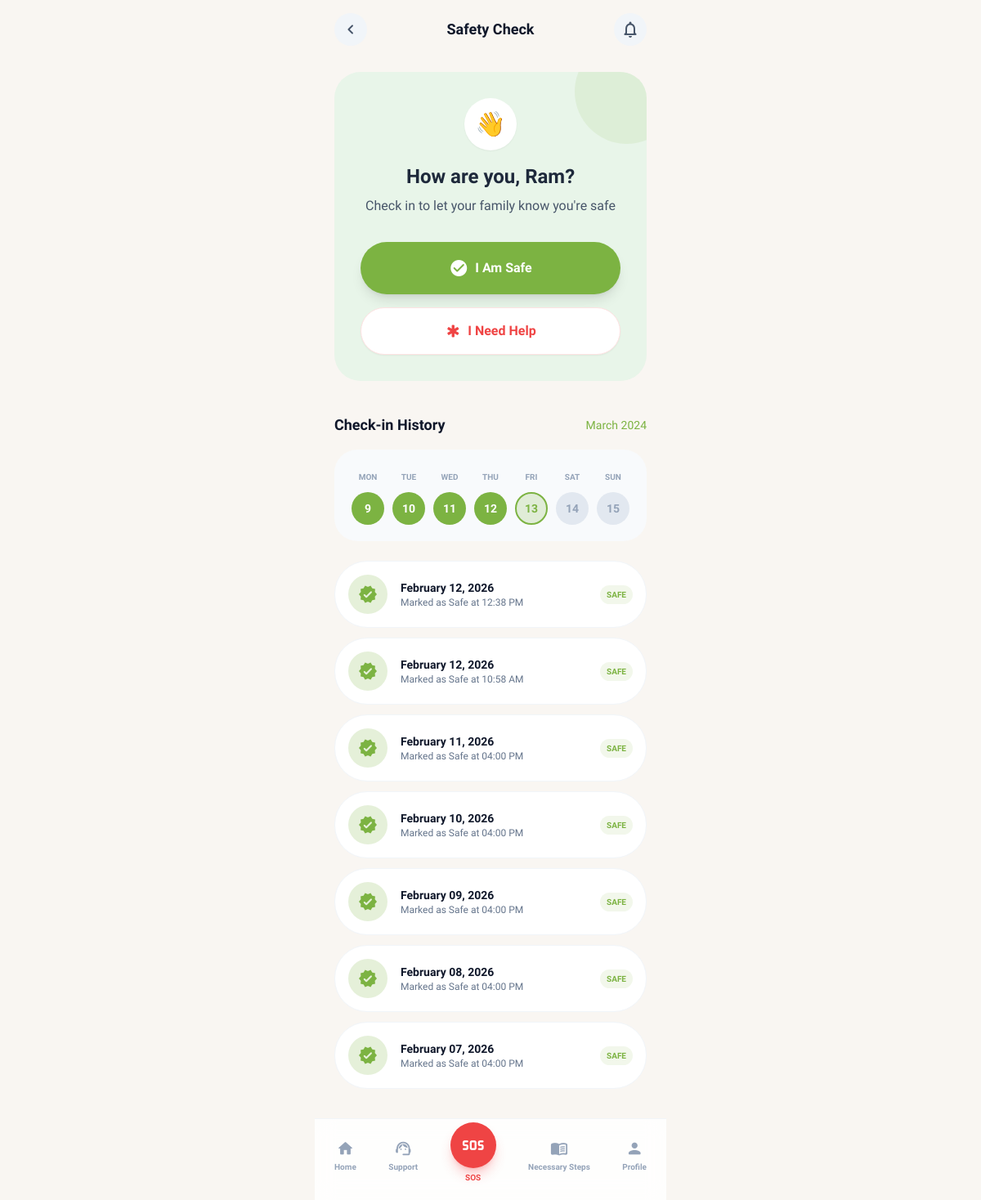
Page /daily-check-in/ (signed in) on the earlier database version.
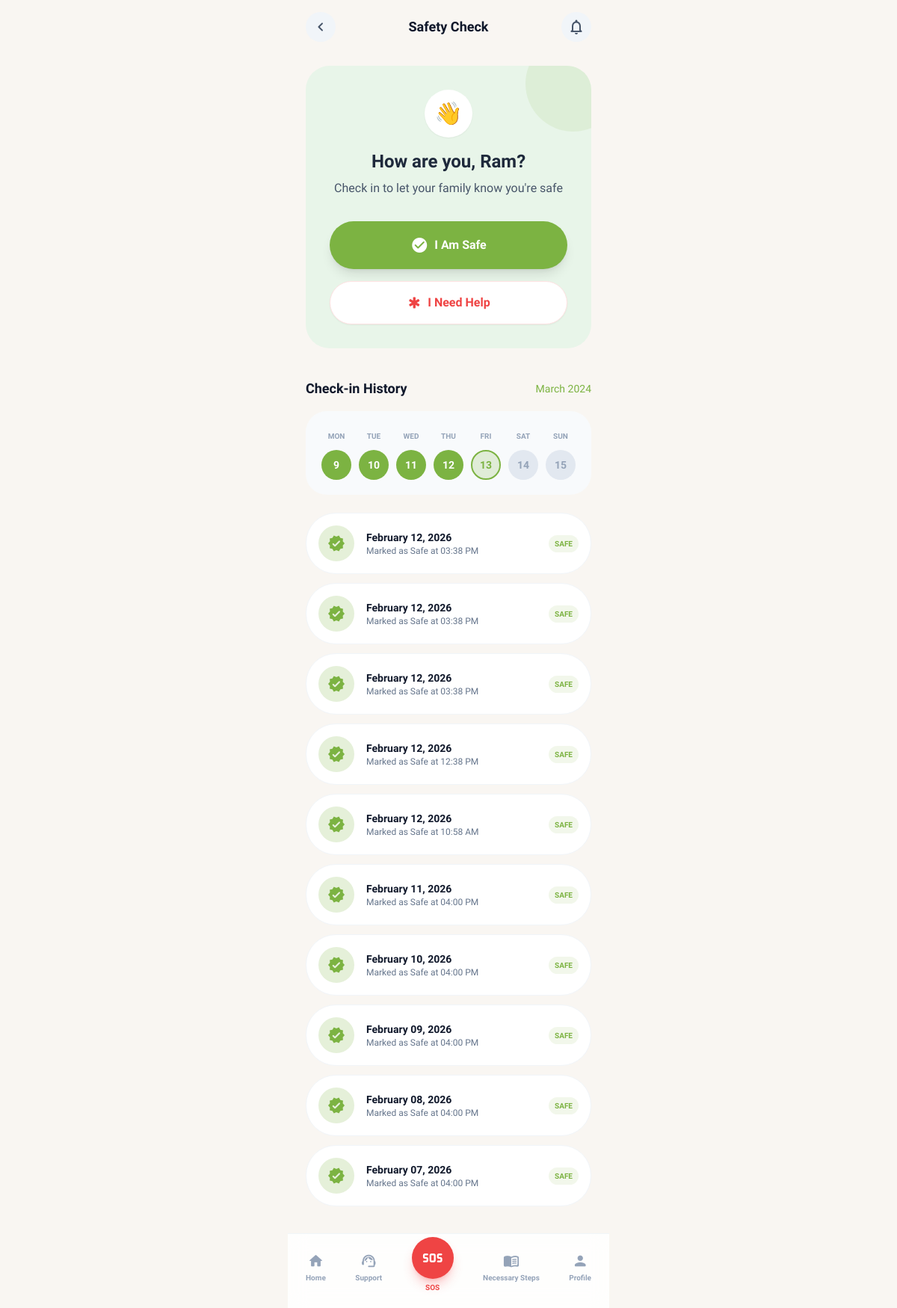
Same page on the later database version.
### main/models.py (models this page shows, shortened)
class SafetyCheckIn(models.Model):
    class Status(models.TextChoices):
        SAFE = 'safe', 'Safe'
        NEED_HELP = 'need_help', 'Need Help'
    user = models.ForeignKey(
        settings.AUTH_USER_MODEL,
        on_delete=models.CASCADE,
        related_name='safety_checkins',
    )
    status = models.CharField(max_length=10, choices=Status.choices, default=Status.SAFE)
    checked_in_at = models.DateTimeField(default=timezone.now)
    note = models.TextField(blank=True)
    class Meta:
        ordering = ['-checked_in_at']
        get_latest_by = 'checked_in_at'

### main/views.py (the view, shortened to what this page needs)
# urls.py: path('daily-check-in/', views.daily_safety_check_in, name='daily_safety_check_in'),
@login_required(login_url='main:login')
def daily_safety_check_in(request):
    user = request.user
    checkins = user.safety_checkins.all()[:10]
    today = timezone.now().date()
    week_start = today - timedelta(days=today.weekday())  # Monday
    week_days = []
    for i in range(7):
        day = week_start + timedelta(days=i)
        checked = user.safety_checkins.filter(checked_in_at__date=day).exists()
        week_days.append({'date': day, 'day': day.day, 'label': day.strftime('%a'), 'checked_in': checked, 'is_today': day == today})
    context = {
        'checkins': checkins,
        'week_days': week_days,
        'unread_count': _unread_count(user),
    }
    return render(request, 'main/daily_safety_check_in.html', context)

### main/views.py (called while the page is built)
def _unread_count(user):
    if user.is_authenticated:
        return user.notifications.filter(is_read=False).count()
    return 0

### templates/main/daily_safety_check_in.html (shortened to what the changed rows need)
{% extends 'base.html' %}
{% block header %}
<header class="px-6 py-4 flex justify-between items-center">
    <h1 class="text-lg font-bold">Safety Check</h1>
</header>
{% endblock %}
{% block content %}
<div class="mt-4 p-8 rounded-[32px] bg-[#E8F5E9] dark:bg-emerald-950/30 text-center relative overflow-hidden">
    <div class="relative z-10">
        <h2 class="text-2xl font-bold text-slate-800 dark:text-white mb-2">How are you, {{ user.first_name|default:user.username }}?</h2>
    </div>
</div>
<div class="mt-10">
    <div class="bg-slate-50 dark:bg-zinc-800/50 rounded-[28px] p-5">
        <div class="grid grid-cols-7 gap-2 text-center">
            {% for day in week_days %}
            <div class="space-y-2">
                <span class="text-[10px] font-bold text-slate-400 uppercase {% if day.is_today %}text-primary{% endif %}">{{ day.label }}</span>
                <div class="w-10 h-10 mx-auto rounded-full {% if day.checked_in %}bg-primary text-white{% elif day.is_today %}bg-primary/20 text-primary border-2 border-primary{% else %}bg-slate-200 dark:bg-zinc-700 text-slate-400 dark:text-zinc-500{% endif %} flex items-center justify-center text-sm font-bold {% if day.is_today and day.checked_in %}border-4 border-white dark:border-zinc-800 shadow-md{% endif %}">{{ day.day }}</div>
            </div>
            {% endfor %}
        </div>
    </div>
    <div class="mt-6 space-y-3 mb-6">
        {% for c in checkins %}
        <div class="flex items-center gap-4 p-4 bg-white dark:bg-zinc-800 rounded-2xl border border-slate-100 dark:border-zinc-700">
            <div class="w-12 h-12 rounded-full {% if c.status == 'safe' %}bg-primary/20{% else %}bg-danger/20{% endif %} flex items-center justify-center">
                <span class="material-icons-round {% if c.status == 'safe' %}text-primary{% else %}text-danger{% endif %}">{% if c.status == 'safe' %}verified{% else %}warning{% endif %}</span>
            </div>
            <div class="flex-1">
                <p class="font-bold text-sm">{{ c.checked_in_at|date:'F d, Y' }}</p>
                <p class="text-xs text-slate-500 dark:text-slate-400">Marked as {{ c.get_status_display }} at {{ c.checked_in_at|time:'h:i A' }}</p>
            </div>
            <span class="text-[10px] px-2 py-1 rounded-full {% if c.status == 'safe' %}bg-primary/10 text-primary{% else %}bg-danger/10 text-danger{% endif %} font-bold">{{ c.get_status_display|upper }}</span>
        </div>
        {% empty %}
        <div class="text-center py-4">
            <p class="text-sm text-slate-400">No check-in history yet.</p>
        </div>
        {% endfor %}
    </div>
</div>
{% endblock %}

Differences in the rows shown:
added SafetyCheckIn: checked_in_at "February 12, 2026", status "Safe", checked_in_at "03:38 PM", status "SAFE"
added SafetyCheckIn: checked_in_at "February 12, 2026", status "Safe", checked_in_at "03:38 PM", status "SAFE"
added SafetyCheckIn: checked_in_at "February 12, 2026", status "Safe", checked_in_at "03:38 PM", status "SAFE"
